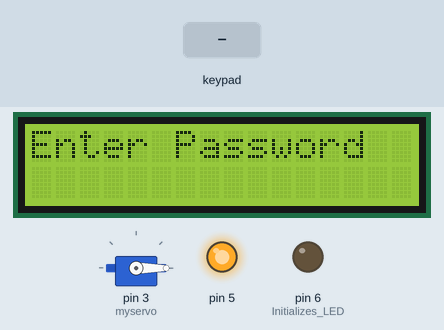
Recording of a sketch running on a simulated Arduino Uno, built with avr-gcc and run on an emulated ATmega328P. Parts: servo, 16×2 character LCD, output pins drawn as LEDs (lit = HIGH). The inputs (shaded band) are chosen by the test bench. EEPROM starts erased.

Above: at 3.3 s.
3.4 s: keypad keys 1 0 9 8 7 # pressed 0.4 s apart
At 5.3 s:
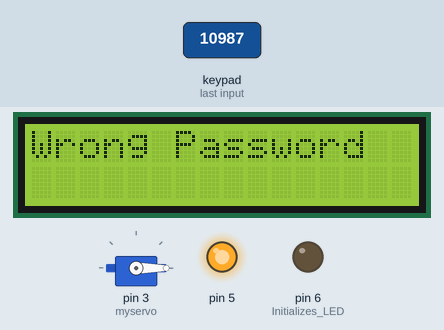
8.5 s: key 'A' pressed
At 9.6 s:
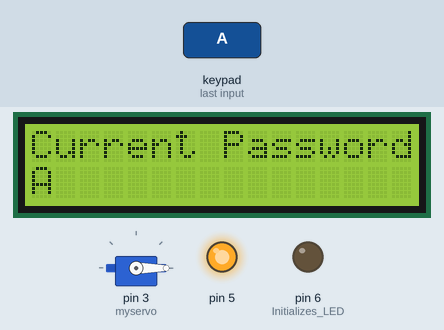
10.0 s: keypad keys 1 0 9 8 7 * pressed 0.4 s apart
At 11.6 s:
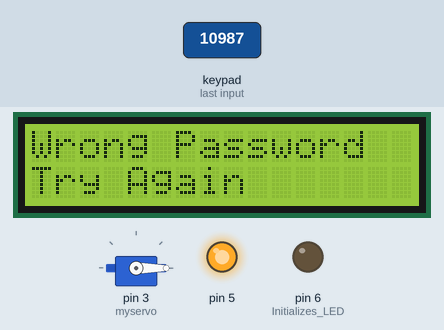
14.2 s: key 'B' pressed
At 15.6 s:
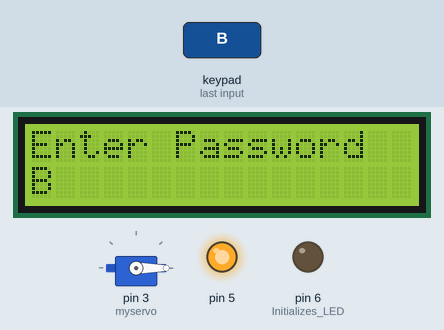
16.4 s: key 'C' pressed
At 16.9 s:
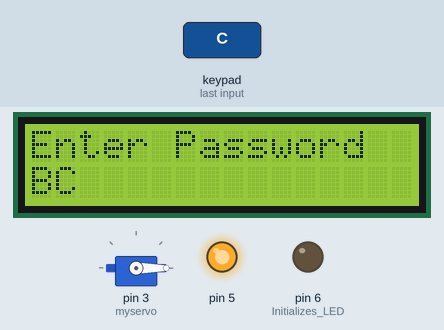
17.9 s: keypad keys 1 0 9 8 7 A pressed 0.4 s apart
At 21.18 s:
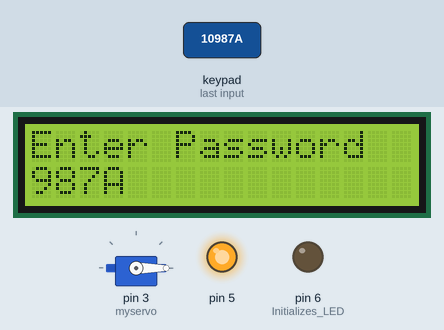
Timing chart, 0 to 22.7 s (numbered marks = the images above; inputs shaded):
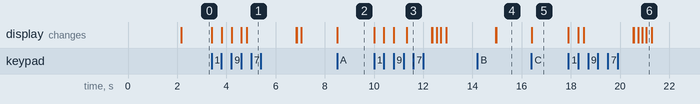

The sketch:

sketch_nov17a.ino
```cpp
#include <Keypad.h>
#include <LiquidCrystal_I2C.h>
#include <Wire.h>
#include <EEPROM.h>
#include <Servo.h>

Servo myservo;                              // create servo object to control a servo

LiquidCrystal_I2C lcd(0x26, 16, 2);         // create LCD object to control LCD


char password[4];
char initial_password[4],new_password[4];
int i=0;

char key_pressed=0;

const byte rows = 4;
const byte columns = 4;

char hexaKeys[rows][columns] = {

{'1','2','3','A'},

{'4','5','6','B'},

{'7','8','9','C'},

{'*','0','#','D'}

};

byte rowPins[rows] = {A3, A2, A1, A0};            //connect to the row pinouts of the keypad
byte colPins[columns] = {10, 9, 8, 7};            //...and the columns

Keypad keypad_key = Keypad( makeKeymap(hexaKeys), rowPins, colPins, rows, columns);


void setup()

{

  pinMode(5, OUTPUT);
  pinMode(6, OUTPUT);                               //Initializes LED


  digitalWrite(6, LOW);
  digitalWrite(5, HIGH);                            //Sets LED red

  myservo.attach(3);                                // initializes the lock servo on pin 3
  myservo.write(0);

  lcd.init();                                        //initializes the LCD
  lcd.backlight();
  lcd.begin(16,2);
  lcd.print("EGN2020C");
  lcd.setCursor(0,1);
  lcd.print("Pinpass");

  delay(2000);

  lcd.clear();
  lcd.print("Enter Password");                      // Asks for password
  lcd.setCursor(0,1);

  initialpassword();

}


void loop()                                     // Constantly checks the keypad for inputs

{
  key_pressed = keypad_key.getKey();

  if(key_pressed=='#')
    change();

  if (key_pressed)
  {
    password[i++]=key_pressed;
    lcd.print(key_pressed);
      }

  if(i==4)                                        //When 4 digits are entered...

  {

    delay(200);

    for(int j=0;j<4;j++)
      initial_password[j]=EEPROM.read(j);

    if(!(strncmp(password, initial_password,4))) //Check entered password against real password

    {

      lcd.clear();                              //If password correct...
      lcd.print("Pass Accepted");
      myservo.write(180);                       //opens door and displays "Pass Accepted
      digitalWrite(6, HIGH);
      digitalWrite(5, LOW);                    //LED turns green

      delay(2000);
      lcd.setCursor(0,1);
      lcd.print("Pres # to change");            //Allows for a password change
      delay(2000);
      lcd.clear();
      lcd.print("Enter Password:");
      lcd.setCursor(0,1);

      i=0;

    }

    else                                        //If password incorrect...

    {
      myservo.write(0);                          //displays "Wrong password" and keeps door shut
      digitalWrite(6, LOW);                      //LED turns red
      digitalWrite(5, HIGH);
      lcd.clear();
      lcd.print("Wrong Password");
      delay(2000);

      lcd.clear();                              //Asks again for password
      lcd.print("Enter Password");
      lcd.setCursor(0,1);

      i=0;

    }

  }

}

void change()                                   //Logic to change password

{
  int j=0;

  lcd.clear();
  lcd.print("Current Password");
  lcd.setCursor(0,1);

  while(j<4)

  {

    char key=keypad_key.getKey();

    if(key)

    {
      new_password[j++]=key;
      lcd.print(key);
    }

    key=0;

  }

  delay(500);

  if((strncmp(new_password, initial_password, 4)))

  {

    lcd.clear();
    lcd.print("Wrong Password");
    lcd.setCursor(0,1);
    lcd.print("Try Again");

    delay(1000);

  }

  else

  {

    j=0;

    lcd.clear();
    lcd.print("New Password:");
    lcd.setCursor(0,1);

    while(j<4)

    {

      char key=keypad_key.getKey();

      if(key)

      {

        initial_password[j]=key;
        lcd.print(key);
        EEPROM.write(j,key);

        j++;

      }

    }

    lcd.print("Pass Changed");
    delay(1000);

  }

  lcd.clear();
  lcd.print("Enter Password");
  lcd.setCursor(0,1);
  key_pressed=0;

}

void initialpassword(){                            //Writes the initial password to memory

  for(int j=0;j<4;j++)                             //sets the password as, creatively, 1234
    EEPROM.write(j, j+49);

  for(int j=0;j<4;j++)
    initial_password[j]=EEPROM.read(j);

}
```

Measured:
- after the input at 3.4 s, the display: first changes at once (image 1 shows a later state)
- after the input at 8.5 s, the display: changes at once (image 2)
- after the input at 10.0 s, the display: first changes at once (image 3 shows a later state)
- after the input at 14.2 s, the display: first differs from a run without the input after 0.77 s (image 4)
- after the input at 16.4 s, the display: changes at once (image 5)
- after the input at 17.9 s, the display: first changes at once (image 6 shows a later state)
